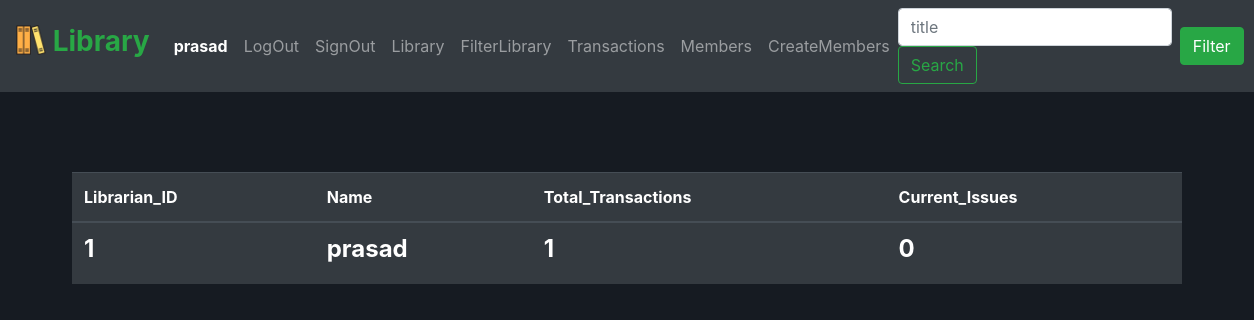
Before: /librarianinfo (signed in) with the older database file.
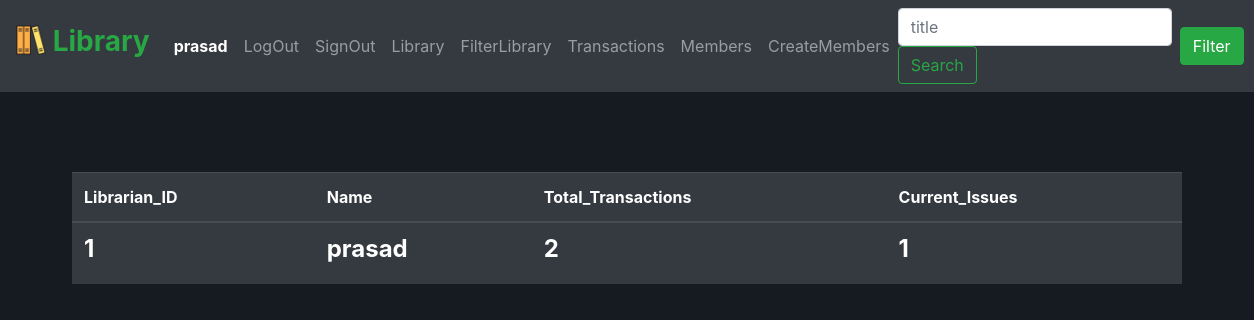
After: the same page with the newer database file.
### src/models.py (models this page shows, shortened)
class librarian(db.Model):
    id = db.Column('librarian_id' , db.Integer , primary_key=True)
    name = db.Column(db.String(100) , nullable=False)
    email = db.Column(db.String(100) , nullable=False , unique=True)
    password = db.Column(db.String(300) , nullable=False)
    transactions = db.Column(db.Integer , nullable=False)
    current_issues = db.Column(db.Integer , nullable=False)

### src/app.py (the view)
@app.route('/librarianinfo')
def librarianinfo():
    a = librarian.query.get(session['id'])
    return render_template("librarianinfo.html" , data=a)

### src/models.py (called while the page is built)
@event.listens_for(Engine, "connect")
def set_sqlite_pragma(dbapi_connection, connection_record):
    cursor = dbapi_connection.cursor()
    cursor.execute("PRAGMA foreign_keys=ON")
    cursor.close()

### src/templates/librarianinfo.html
{% extends "base.html" %}
{% block mainbody %}
<div class="container-sm librarianinfobody">
    <table class="table table-hover table-dark">
        <thead>
            <tr>
                <th scope="col">Librarian_ID</th>
                <th scope="col">Name</th>
                <th scope="col">Total_Transactions</th>
                <th scope="col">Current_Issues</th>
            </tr>
        </thead>
        <tbody>
            <tr>
                <th scope="row"><h4 style="font-weight: bold;">{{ data.id }}<h4></th>
                <td><h4 style="font-weight: bold;">{{ data.name }}</h4></td>
                <td><h4 style="font-weight: bold;">{{ data.transactions }}<h4></td>
                <td><h4 style="font-weight: bold;">{{ data.current_issues }}</h4></td>
            </tr>
        </tbody>
    </table>
</div>
{% endblock %}

### src/templates/base.html (shortened to what this page needs)
<!DOCTYPE html>
<html lang="en">
    <head>
        <link rel="stylesheet" href="https://cdn.jsdelivr.net/npm/bootstrap@4.6.1/dist/css/bootstrap.min.css">
        <link rel="stylesheet" href="/static/css/base.css">
    </head>
    <body>
        {% block navbar %}
            <nav class="navbar navbar-expand-lg navbar-dark bg-dark">
                <a class="navbar-brand" href="/">
                    <h3 style="font-weight: bold; color: #28a745;">
                        <img src="/static/images/books.png" width="30" height="30" class="d-inline-block align-top" alt="">
                        Library
                    </h3>
                </a>
                {% if session['email'] %}
                    <div class="collapse navbar-collapse" id="navbarTogglerDemo02">
                        <ul class="navbar-nav mr-auto mt-2 mt-lg-0">
                            <li class="nav-item active">
                                <a class="nav-link" href="/librarianinfo" style="font-weight: bold;">{{ session['name'] }}<span class="sr-only">(current)</span></a>
                            </li>
                            <li class="nav-item">
                                <a class="nav-link" href="/logout">LogOut</a>
                            </li>
                            <li class="nav-item">
                                <a class="nav-link" href="/signout">SignOut</a>
                            </li>
                            <li class="nav-item">
                                <a class="nav-link" href="/library">Library</a>
                            </li>
                            <li class="nav-item">
                                <a class="nav-link" href="/filterlibrary">FilterLibrary</a>
                            </li>
                            <li class="nav-item">
                                <a class="nav-link" href="/alltransactions">Transactions</a>
                            </li>
                            <li class="nav-item">
                                <a class="nav-link" href="/membersinfo">Members</a>
                            </li>
                            <li class="nav-item">
                                <a class="nav-link" href="/createmember">CreateMembers</a>
                            </li>
                        </ul>
                {% endif %}
                        <form action="/new_books" class="form-inline my-2 my-lg-0">
                            <input class="form-control mr-sm-2" type="search" placeholder="title" name="title">
                            <button class="btn btn-outline-success my-2 my-sm-0" type="submit">Search</button>
                        </form>
                        <a class="btn btn-success my-2 my-sm-0" href="/filtersearch">Filter</a>
                    </div>
            </nav>
        {% endblock %}
        {% block mainbody %}
        {% endblock %}
    </body>
</html>

Changed rows visible on the page:
changed librarian "prasad": transactions "1" → "2"; current_issues "0" → "1"
